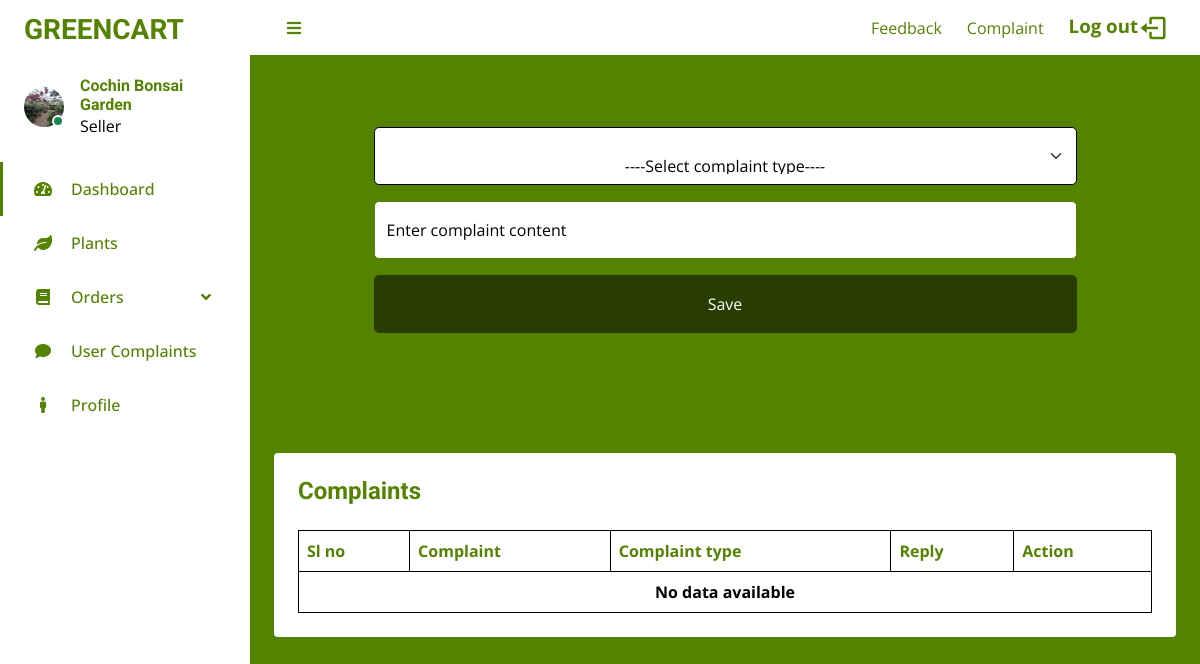
Page /Project/shop/ShopComplaint.php (signed in) on the committed database.
### tables this page shows
CREATE TABLE `tbl_shop` (
  `shop_id` int(11) NOT NULL,
  `shop_name` varchar(100) NOT NULL,
  `shop_address` varchar(100) NOT NULL,
  `shop_pincode` varchar(100) NOT NULL,
  `city_id` int(11) NOT NULL,
  `shop_photo` varchar(100) NOT NULL,
  `shop_proof` varchar(100) NOT NULL,
  `shop_email` varchar(100) NOT NULL,
  `shop_contactno` varchar(100) NOT NULL,
  `shop_password` varchar(100) NOT NULL,
  `shop_status` tinyint(4) NOT NULL,
  `shop_doj` date NOT NULL
);

### Project/shop/ShopComplaint.php (the view, shortened to what this page needs)
<?php
include("../Assets/Connection/connection.php");
    ?>
    <?php
$selQuery = "select * from tbl_shop s inner join tbl_city p on s.city_id=p.city_id inner join tbl_district d on p.district_id=d.district_id where shop_id =" . $_SESSION['sid'];
$result = $conn->query($selQuery);
$data = $result->fetch_assoc();
    ?>
<!DOCTYPE html>
<html lang="en">
<head>
    <link href='https://unpkg.com/boxicons@2.1.4/css/boxicons.min.css' rel='stylesheet'>
    <link href="https://cdnjs.cloudflare.com/ajax/libs/font-awesome/5.10.0/css/all.min.css" rel="stylesheet">
    <link href="https://cdn.jsdelivr.net/npm/bootstrap-icons@1.4.1/font/bootstrap-icons.css" rel="stylesheet">
    <link href="../Assets//Template//AdminTemplate//darkpan-1.0.0//lib/owlcarousel/assets/owl.carousel.min.css"
        rel="stylesheet">
    <link
        href="../Assets//Template//AdminTemplate//darkpan-1.0.0//lib/tempusdominus/css/tempusdominus-bootstrap-4.min.css"
        rel="stylesheet" />
    <link href="../Assets//Template//AdminTemplate//darkpan-1.0.0//css/bootstrap.min.css" rel="stylesheet">
    <link rel="stylesheet" href="../Assets//Template//AdminTemplate//darkpan-1.0.0//css//style.css">
    <link rel="stylesheet" href="../Assets//CSS//Admin//HomePage.css">
    <link rel="stylesheet" href="../Assets/CSS/Shop/ShopChangeProfile.css">
    <link rel="stylesheet" href="../Assets/CSS/Shop/ShopFeedback.css">
</head>
<body style="background: #548302;" onload="mainFun()">
    <div class="container-fluid position-relative d-flex p-0">
        <?php include('../Assets/components/Shop/SideBar.php') ?>
        <div class="content" style="background: #548302;">
            <?php include('../Assets/components/Shop/NavBar.php') ?>
            <form action="" method="post">
                <div class="container-fluid">
                    <div class="row h-100 align-items-center justify-content-center">
                        <div class="col-12 col-sm-8 col-md-6 col-lg-5 col-xl-4" style="width:90%;">
                            <div class=" rounded p-4 p-sm-5 my-4 mx-3" style="background:#548302;">
                                <div class="form-floating mb-3">
                                    <select name="sel_complaint_type" id="" class="form-select"
                                        style="text-align: center;">
                                        <option value="">----Select complaint type----</option>
                                    </select>
                                </div>
                                <div class="form-floating mb-3">
                                    <input type="text" class="form-control" id="floatingText" placeholder="Enter complaint content"
                                        style="background: #fff;" name="txt_complaint_content">
                                    <label for="floatingText">Enter complaint content</label>
                                </div>
                                <button type="submit" class="btn  py-3 w-100 mb-4"
                                    style="color: #fff; background:  #273d01;" name="btn_save_complaint">
                                    Save
                                </button>
                            </div>
                        </div>
                    </div>
                </div>
            </form>
            <div class="container-fluid pt-4 px-4">
                <div class="text-center rounded p-4" style="background: #fff;">
                    <div class="d-flex align-items-center justify-content-between mb-4">
                        <h6 class="mb-0" style="color: #548302;font-size: 18pt;">Complaints</h6>
                    </div>
                    <div class="table-responsive">
                        <table class="table text-start align-middle table-bordered table-hover mb-0">
                            <thead>
                                <tr class="" style="color: #548302;">
                                    <th scope="col">Sl no</th>
                                    <th scope="col">Complaint</th>
                                    <th scope="col">Complaint type</th>
                                    <th scope="col">Reply</th>
                                    <th scope="col">Action</th>
                                </tr>
                            </thead>
                            <tbody>
                                <?php
                                $selQuery = "select * from tbl_admin_complaint ac inner join tbl_complaint_type ct
                                on ac.complaint_type_id=ct.complaint_type_id where admin_complaint_del_status != 2 and user_id=0";
                                $result = $conn->query($selQuery);
                                if ($result->num_rows) {
                                    $i = 0;
                                    while ($row = $result->fetch_assoc()) {
                                        $i++;
                                        ?>
                                        <td>
                                            <?php echo $i ?>
                                        </td>
                                        <td>
                                            <?php echo $row['admin_complaint_content'] ?>
                                        </td>
                                        <td>
                                            <?php echo $row['complaint_type_name'] ?>
                                        </td>
                                        <td>
                                            <?php
                                            if ($row['admin_complaint_reply'] == "" || $row['admin_complaint_reply'] == null) {
                                                echo 'No reply';
                                            }else {
                                                echo $row['admin_complaint_reply'];
                                            }
                                            ?>
                                        </td>
                                        <td>
                                            <a href="./ShopComplaint.php?cidD=<?php echo $row['admin_complaint_id'] ?>"
                                                class="btn btn-primary">Delete</a>
                                        </td>
                                        <?php
                                    }
                                } else {
                                    ?>
                                    <tr>
                                        <th colspan="5" style="text-align: center;">No data available</th>
                                    </tr>
                                    <?php
                                }
                                ?>
                            </tbody>
                        </table>
                    </div>
                </div>
            </div>
        </div>
    </div>
</body>
</html>

### Project/Assets/components/Shop/SideBar.php (shortened to what this page needs)
<div class="sidebar pe-4 pb-3" style="background: #fff;">
     <nav class="navbar">
       <a href="index.html" class="navbar-brand mx-4 mb-3">
         <h3 class="" style="color: #548302;">GREENCART</h3>
       </a>
       <div class="d-flex align-items-center ms-4 mb-4">
         <div class="position-relative">
           <img class="rounded-circle" src="../Assets//Files//Shop//Photo/<?php echo $data['shop_photo'] ?>" alt=""
             style="width: 40px; height: 40px;">
           <div class="bg-success rounded-circle border border-2 border-white position-absolute end-0 bottom-0 p-1">
           </div>
         </div>
         <div class="ms-3">
           <h6 class="mb-0" style="color: #548302;">
             <?php echo $data['shop_name']; ?>
           </h6>
           <span>Seller</span>
         </div>
       </div>
       <div class="navbar-nav w-100">
         <a href="./ShopHomePage.php" class="nav-item nav-link active"><i
             class="fa fa-tachometer-alt me-2"></i>Dashboard</a>
         <a href="./ShopPlants.php" class="nav-item nav-link"><i class="fa fa-leaf me-2"></i>Plants</a>
         <div class="nav-item dropdown">
           <a href="#" class="nav-link dropdown-toggle" data-bs-toggle="dropdown"><i
               class="fa fa-book me-2"></i>Orders</a>
         </div>
         <a href="./ShopUserComplaints.php" class="nav-item nav-link"><i class="fa fa-comment me-2"></i>User Complaints</a>
         <a href="./ShopProfile.php" class="nav-item nav-link"><i class="fa fa-male me-2"></i>Profile</a>
       </div>
     </nav>
   </div>

### Project/Assets/Template/AdminTemplate/darkpan-1.0.0/css/style.css (style rules this page uses)
:root { --primary: #548302; --secondary: #fff; --light: #548302;; }
.btn { transition: .5s; }
.sidebar { position: fixed; top: 0; left: 0; bottom: 0; width: 250px; height: 100vh; overflow-y: auto; background: var(--secondary); transition: 0.5s; z-index: 999; }
.content { margin-left: 250px; min-height: 100vh; background: var(--dark); transition: 0.5s; }
@media (min-width: 992px) { .sidebar { margin-left: 0; } }
@media (min-width: 992px) { .content { width: calc(100% - 250px); } }
.sidebar .navbar .navbar-nav .nav-link { padding: 7px 20px; color: var(--light); font-weight: 500; border-left: 3px solid var(--secondary); border-radius: 0 30px 30px 0; outline: none; }
.sidebar .navbar .navbar-nav .nav-link:hover, .sidebar .navbar .navbar-nav .nav-link.active { color: var(--primary); background: var(--dark); border-color: var(--primary); }
.sidebar .navbar .navbar-nav .nav-link i { width: 40px; height: 40px; display: inline-flex; align-items: center; justify-content: center; background: var(--dark); border-radius: 40px; }
.sidebar .navbar .navbar-nav .nav-link:hover i, .sidebar .navbar .navbar-nav .nav-link.active i { background: var(--secondary); }
.sidebar .navbar .dropdown-toggle::after { position: absolute; top: 15px; right: 15px; border: none; content: "\f107"; font-family: "Font Awesome 5 Free"; font-weight: 900; transition: .5s; }

### Project/Assets/CSS/Admin/HomePage.css (style rules this page uses)
.rounded { border-radius: 0.25rem !important; }

### rows in the picture
tbl_shop: shop_photo (picture), shop_name "Cochin Bonsai Garden"
